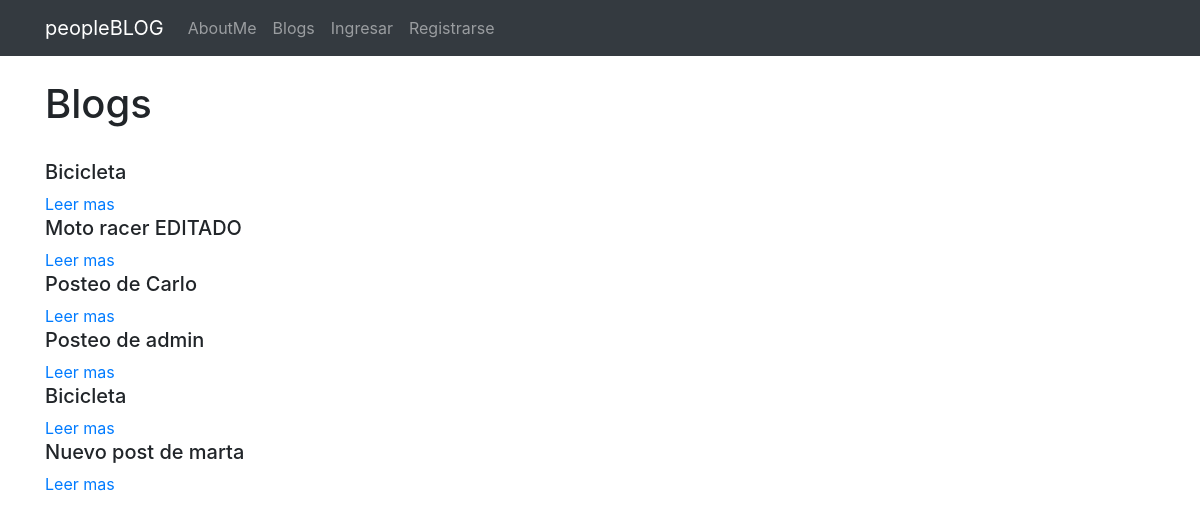
/blog/leerpaginas/, run on an earlier commit of the app's database.
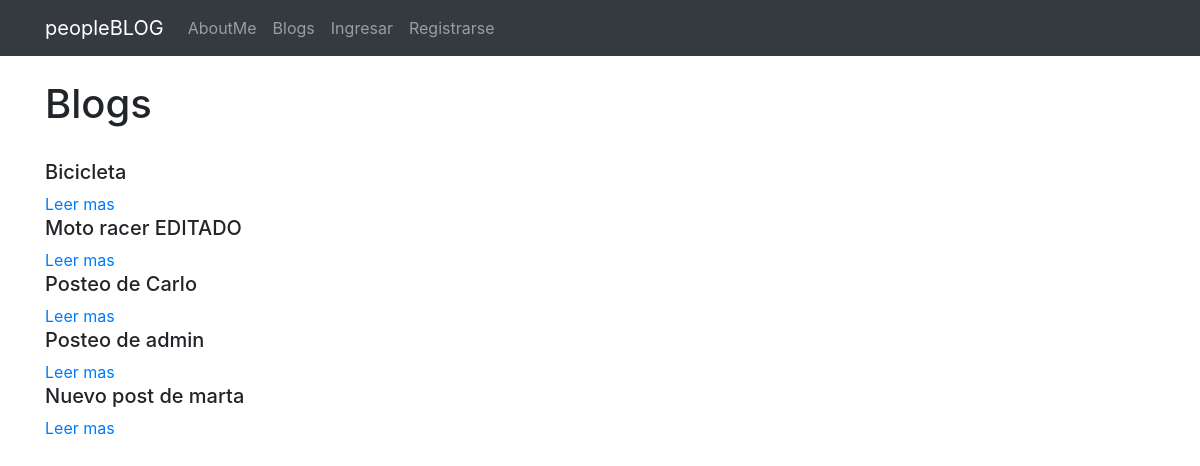
And on a later commit of the database.
### Blog/models.py (models this page shows, shortened)
class Pagina(models.Model):
    titulo=models.CharField(max_length=100)
    subtitulo=models.CharField(max_length=100)
    user= models.ForeignKey(User, on_delete=models.CASCADE)
    imagen= models.ImageField(null=True, blank=True, upload_to="post")
    cuerpo=RichTextField(null=True, blank=True)
    creado=models.DateField(auto_now_add=True)
    editado=models.DateField(auto_now=True)

### Blog/views.py (the view)
# urls.py: path('leerpaginas/', views.leerpaginas, name="leerpaginas"),
def leerpaginas(request):
    paginas= Pagina.objects.all()
    return render(request, "listapaginas.html", {"paginas":paginas})

### Templates/listapaginas.html (shortened to what this page needs)
{% extends "padre.html" %}
{% load static %}
{% block content %}
<h1>Blogs</h1>
<br>
{% for pagina in paginas %}
<h5>{{ pagina.titulo }}</h5>
<a href="{% url 'paginadetalle' pagina.id %}">Leer mas</a>
{% endfor %}
<br>
<br>
{% endblock %}

What changed in the data, as far as the page shows it:
removed Pagina: titulo "Bicicleta"
